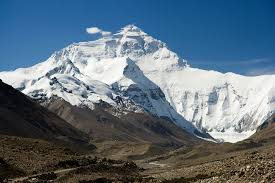
%> input picture Fifth Semester/Image Processing/Lab10/lab10.png, 275 x 183 px
$ octave lab10.m   (GNU Octave 9; MATLAB toolbox functions it lacks are replaced by stand-ins)
%> lines starting %> are read from the running program, lines starting %| are printed output that depends on the picture
clear all;%clear all variables
close all;%close all figures
clc; %clear command window
pkg load image;

input_image = imread('lab10.png');
%> input_image is the input picture: size 183x275x3 uint8; mean R, G, B 94.9, 112.2, 125.7
if size(input_image, 3) == 3
  input_image = rgb2gray(input_image); % Convert to grayscale if the image is RGB
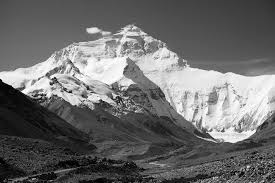
%> input_image: size 183x275 uint8; min 0, max 255, mean 108.5
endif

% Define the Sobel kernels
sobel_x = [-1 0 1; -2 0 2; -1 0 1];
sobel_y = [-1 -2 -1; 0 0 0; 1 2 1];

% Apply the Sobel filters
gradient_x = imfilter(double(input_image), sobel_x);
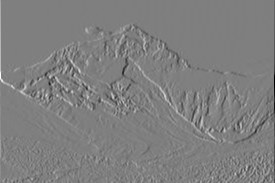
%> gradient_x: size 183x275 double; min -967, max 969, mean 0.6; drawn with min black and max white
gradient_y = imfilter(double(input_image), sobel_y);
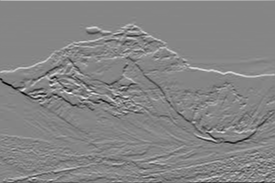
%> gradient_y: size 183x275 double; min -906, max 827, mean -0.2; drawn with min black and max white

% Compute the gradient magnitude
gradient_magnitude = sqrt(gradient_x.^2 + gradient_y.^2);
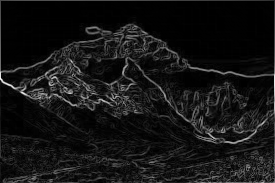
%> gradient_magnitude: size 183x275 double; min 0, max 1054.4, mean 87.3; drawn with min black and max white

% Display the results
figure, imshow(input_image), title('Original Image');
figure, imshow(gradient_x, []), title('Gradient in X direction');
figure, imshow(gradient_y, []), title('Gradient in Y direction');
figure, imshow(gradient_magnitude, []), title('Gradient Magnitude');
